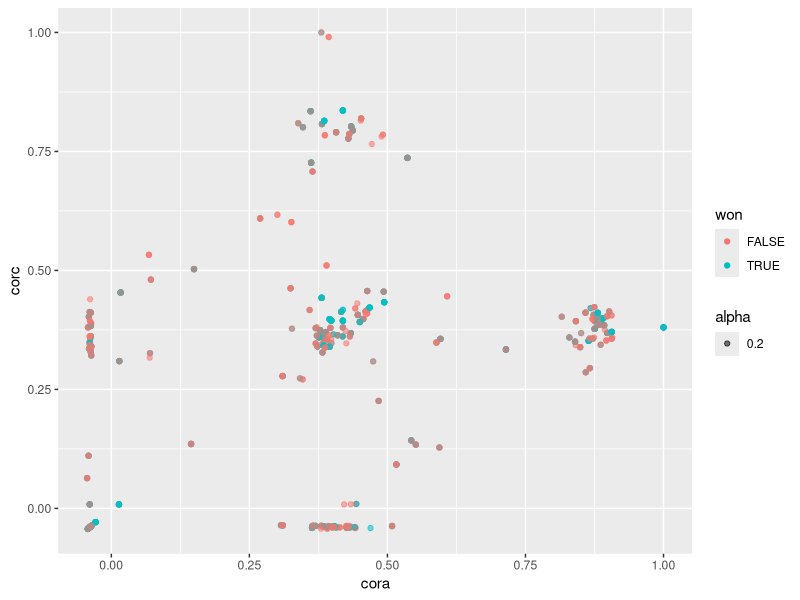
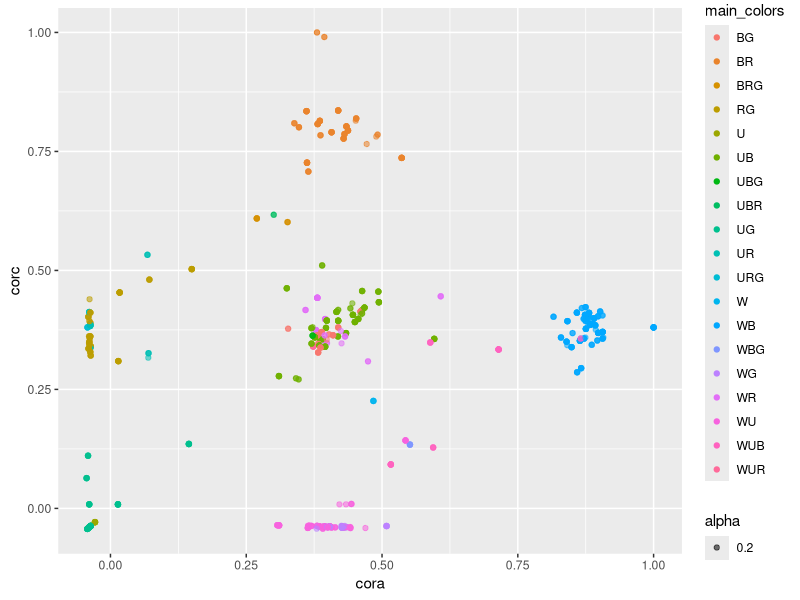
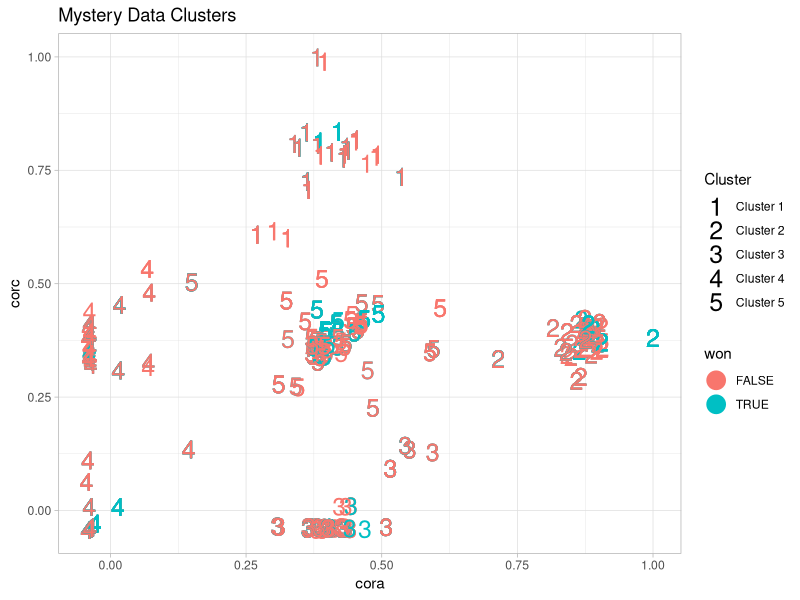
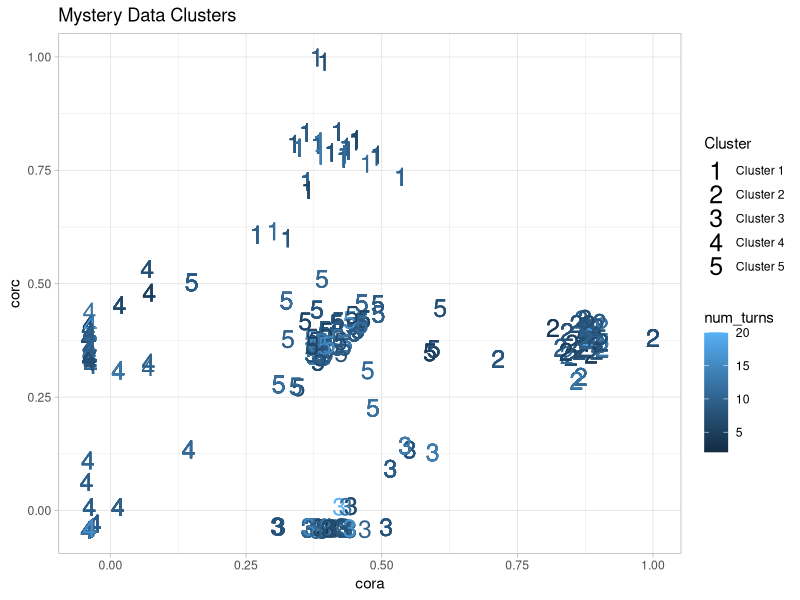
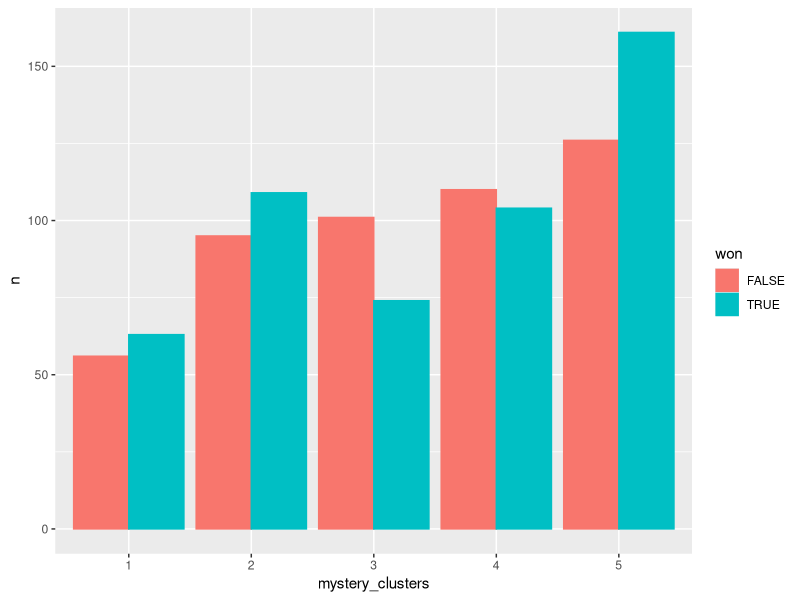
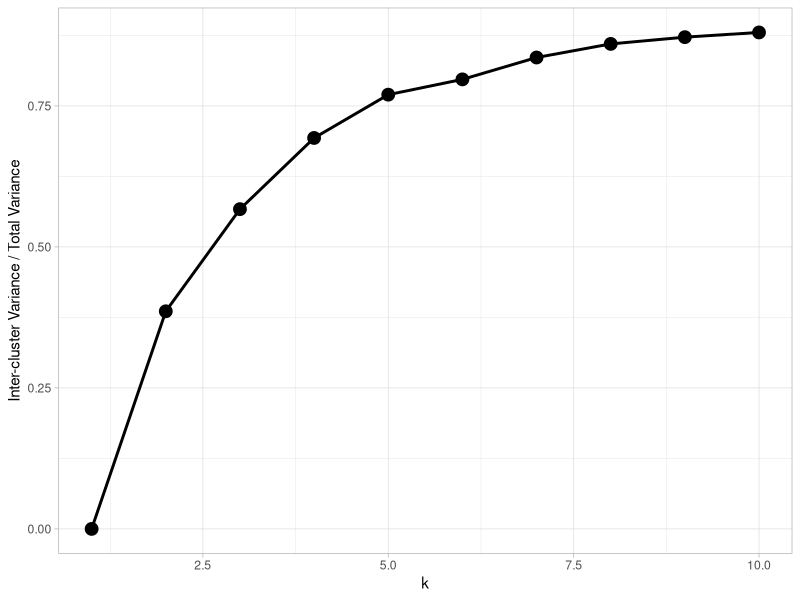

Write R code to recreate these figures, in order.
## Week 11 Reinforcement Lab
## Claire Dozier (ced9mq) 
## November 3, 2021 

# I took a clustering approach to begin to understand the data. 

library(tidyr)
library(dplyr)
library(ggplot2)
library(tidyverse)

data <- read.csv("data-frame.csv")

table(data$won)

ggplot(data, aes(x = cora, y = corc, color = won, alpha = 0.2)) + geom_point()

ggplot(data, aes(x = cora, y = corc, color = main_colors, alpha = 0.2)) + geom_point()

### Clustering 
clust_data_num <- data[, c("num_turns", "cora", "corc")]

# Normalize the data
normalize <- function(x){
  (x - min(x)) / (max(x) - min(x))
}

# Normalize the numeric features 
norm_clust_features <- as_tibble(lapply(clust_data_num, normalize))

set.seed(1)
kmeans_obj_mystery = kmeans(norm_clust_features, centers = 5, 
                        algorithm = "Lloyd", iter.max = 50) 


mystery_clusters <- as.factor(kmeans_obj_mystery$cluster) 

ggplot(data, aes(x = cora, 
                 y = corc,
                 shape = mystery_clusters,
                 color = won)) + 
  geom_point(size = 6) +
  ggtitle("Mystery Data Clusters") +
  xlab("cora") +
  ylab("corc") +
  scale_shape_manual(name = "Cluster", 
                     labels = c("Cluster 1", "Cluster 2", "Cluster 3", "Cluster 4", "Cluster 5"),
                     values = c("1", "2", "3", "4", "5")) + # for the legend 
  theme_light()

ggplot(data, aes(x = cora, 
                 y = corc,
                 shape = mystery_clusters,
                 color = num_turns)) + 
  geom_point(size = 6) +
  ggtitle("Mystery Data Clusters") +
  xlab("cora") +
  ylab("corc") +
  scale_shape_manual(name = "Cluster", 
                     labels = c("Cluster 1", "Cluster 2", "Cluster 3", "Cluster 4", "Cluster 5"),
                     values = c("1", "2", "3", "4", "5")) + # for the legend 
  theme_light()

comb_cluster <- cbind(data, mystery_clusters)

summary <- comb_cluster %>% group_by(mystery_clusters) %>% count(won)
ggplot(summary, aes(x = mystery_clusters, y = n, color = won, fill = won)) + geom_bar(stat = "identity", position = "dodge")


# How good is the clustering? 

# Inter-cluster variance,
# "betweenss" is the sum of the distances between points 
# from different clusters.
num_mys = kmeans_obj_mystery$betweenss

# Total variance, "totss" is the sum of the distances
# between all the points in the data set.
denom_mys = kmeans_obj_mystery$totss

# Variance accounted for by clusters.
(var_exp_mys = num_mys / denom_mys)

## Build an elbow plot to examine the variance
explained_variance = function(data_in, k){
  
  # Running the kmeans algorithm.
  set.seed(1)
  kmeans_obj = kmeans(data_in, centers = k, algorithm = "Lloyd", iter.max = 50)
  
  # Variance accounted for by clusters:
  # var_exp = intercluster variance / total variance
  var_exp = kmeans_obj$betweenss / kmeans_obj$totss
  var_exp  
}

explained_var_mys = sapply(1:10, explained_variance, data_in = norm_clust_features)

# Data for ggplot2.
elbow_data_mys = data.frame(k = 1:10, explained_var_mys)
View(elbow_data_mys)

# Plotting data.
ggplot(elbow_data_mys, 
       aes(x = k,  
           y = explained_var_mys)) + 
  geom_point(size = 4) +           #<- sets the size of the data points
  geom_line(size = 1) +            #<- sets the thickness of the line
  xlab('k') + 
  ylab('Inter-cluster Variance / Total Variance') + 
  theme_light() 

# It looks like 5 clusters is a good point to stop, because there isn't much explained
# variance increase beyond k = 5. 


